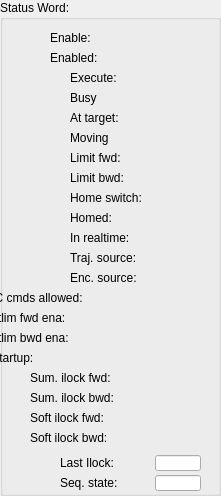
  <widget class="QGroupBox" name="groupBox_3">
   <property name="geometry">
    <rect>
     <x>230</x>
     <y>0</y>
     <width>221</width>
     <height>496</height>
    </rect>
   </property>
   <property name="title">
    <string>Status Word:</string>
   </property>
   <widget class="caLed" name="caled_67">
    <property name="geometry">
     <rect>
      <x>150</x>
      <y>330</y>
      <width>31</width>
      <height>16</height>
     </rect>
    </property>
    <property name="rectangular">
     <bool>true</bool>
    </property>
    <property name="gradientEnabled">
     <bool>false</bool>
    </property>
    <property name="ledWidth">
     <number>12</number>
    </property>
    <property name="ledHeight">
     <number>12</number>
    </property>
    <property name="channel" stdset="0">
     <string notr="true">$(DEV):$(Axis)-SftLimBwdEna-RB</string>
    </property>
    <property name="falseColor">
     <color>
      <red>160</red>
      <green>160</green>
      <blue>160</blue>
     </color>
    </property>
    <property name="trueColor">
     <color>
      <red>0</red>
      <green>85</green>
      <blue>0</blue>
     </color>
    </property>
   </widget>
   <widget class="caLed" name="caled_45">
    <property name="geometry">
     <rect>
      <x>150</x>
      <y>30</y>
      <width>31</width>
      <height>16</height>
     </rect>
    </property>
    <property name="rectangular">
     <bool>true</bool>
    </property>
    <property name="gradientEnabled">
     <bool>false</bool>
    </property>
    <property name="ledWidth">
     <number>12</number>
    </property>
    <property name="ledHeight">
     <number>12</number>
    </property>
    <property name="channel" stdset="0">
     <string notr="true">$(DEV):$(Axis)-EnaCmd-RB</string>
    </property>
    <property name="falseColor">
     <color>
      <red>160</red>
      <green>160</green>
      <blue>160</blue>
     </color>
    </property>
    <property name="trueColor">
     <color>
      <red>0</red>
      <green>85</green>
      <blue>0</blue>
     </color>
    </property>
   </widget>
   <widget class="caLabel" name="calabel_82">
    <property name="geometry">
     <rect>
      <x>70</x>
      <y>210</y>
      <width>71</width>
      <height>16</height>
     </rect>
    </property>
    <property name="maximumSize">
     <size>
      <width>16777215</width>
      <height>16</height>
     </size>
    </property>
    <property name="text">
     <string>Homed:</string>
    </property>
   </widget>
   <widget class="caLabel" name="calabel_83">
    <property name="geometry">
     <rect>
      <x>70</x>
      <y>230</y>
      <width>71</width>
      <height>16</height>
     </rect>
    </property>
    <property name="maximumSize">
     <size>
      <width>16777215</width>
      <height>16</height>
     </size>
    </property>
    <property name="text">
     <string>In realtime:</string>
    </property>
   </widget>
   <widget class="caLabel" name="calabel_77">
    <property name="geometry">
     <rect>
      <x>70</x>
      <y>110</y>
      <width>71</width>
      <height>16</height>
     </rect>
    </property>
    <property name="maximumSize">
     <size>
      <width>16777215</width>
      <height>16</height>
     </size>
    </property>
    <property name="text">
     <string>At target:</string>
    </property>
   </widget>
   <widget class="caLabel" name="calabel_78">
    <property name="geometry">
     <rect>
      <x>70</x>
      <y>130</y>
      <width>71</width>
      <height>16</height>
     </rect>
    </property>
    <property name="maximumSize">
     <size>
      <width>16777215</width>
      <height>16</height>
     </size>
    </property>
    <property name="text">
     <string>Moving</string>
    </property>
   </widget>
   <widget class="caLabel" name="calabel_84">
    <property name="geometry">
     <rect>
      <x>70</x>
      <y>250</y>
      <width>71</width>
      <height>16</height>
     </rect>
    </property>
    <property name="maximumSize">
     <size>
      <width>16777215</width>
      <height>16</height>
     </size>
    </property>
    <property name="text">
     <string>Traj. source:</string>
    </property>
   </widget>
   <widget class="caLed" name="caled_62">
    <property name="geometry">
     <rect>
      <x>150</x>
      <y>250</y>
      <width>31</width>
      <height>16</height>
     </rect>
    </property>
    <property name="rectangular">
     <bool>true</bool>
    </property>
    <property name="gradientEnabled">
     <bool>false</bool>
    </property>
    <property name="ledWidth">
     <number>12</number>
    </property>
    <property name="ledHeight">
     <number>12</number>
    </property>
    <property name="channel" stdset="0">
     <string notr="true">$(DEV):$(Axis)-TrjSrcTyp-RB</string>
    </property>
    <property name="falseColor">
     <color>
      <red>160</red>
      <green>160</green>
      <blue>160</blue>
     </color>
    </property>
    <property name="trueColor">
     <color>
      <red>0</red>
      <green>0</green>
      <blue>255</blue>
     </color>
    </property>
   </widget>
   <widget class="caLabel" name="calabel_88">
    <property name="geometry">
     <rect>
      <x>-20</x>
      <y>310</y>
      <width>161</width>
      <height>16</height>
     </rect>
    </property>
    <property name="maximumSize">
     <size>
      <width>16777215</width>
      <height>16</height>
     </size>
    </property>
    <property name="text">
     <string>Softlim fwd ena:</string>
    </property>
   </widget>
   <widget class="caLed" name="caled_54">
    <property name="geometry">
     <rect>
      <x>150</x>
      <y>90</y>
      <width>31</width>
      <height>16</height>
     </rect>
    </property>
    <property name="rectangular">
     <bool>true</bool>
    </property>
    <property name="gradientEnabled">
     <bool>false</bool>
    </property>
    <property name="ledWidth">
     <number>12</number>
    </property>
    <property name="ledHeight">
     <number>12</number>
    </property>
    <property name="channel" stdset="0">
     <string notr="true">$(DEV):$(Axis)-Busy</string>
    </property>
    <property name="falseColor">
     <color>
      <red>0</red>
      <green>85</green>
      <blue>0</blue>
     </color>
    </property>
    <property name="trueColor">
     <color>
      <red>255</red>
      <green>0</green>
      <blue>0</blue>
     </color>
    </property>
   </widget>
   <widget class="caLed" name="caled_56">
    <property name="geometry">
     <rect>
      <x>150</x>
      <y>130</y>
      <width>31</width>
      <height>16</height>
     </rect>
    </property>
    <property name="rectangular">
     <bool>true</bool>
    </property>
    <property name="gradientEnabled">
     <bool>false</bool>
    </property>
    <property name="ledWidth">
     <number>12</number>
    </property>
    <property name="ledHeight">
     <number>12</number>
    </property>
    <property name="channel" stdset="0">
     <string notr="true">$(DEV):$(Axis)-Moving</string>
    </property>
    <property name="falseColor">
     <color>
      <red>0</red>
      <green>85</green>
      <blue>0</blue>
     </color>
    </property>
    <property name="trueColor">
     <color>
      <red>255</red>
      <green>0</green>
      <blue>0</blue>
     </color>
    </property>
   </widget>
   <widget class="caLabel" name="calabel_73">
    <property name="geometry">
     <rect>
      <x>50</x>
      <y>50</y>
      <width>91</width>
      <height>16</height>
     </rect>
    </property>
    <property name="maximumSize">
     <size>
      <width>16777215</width>
      <height>16</height>
     </size>
    </property>
    <property name="text">
     <string>Enabled:</string>
    </property>
   </widget>
   <widget class="caLabel" name="calabel_87">
    <property name="geometry">
     <rect>
      <x>-20</x>
      <y>290</y>
      <width>161</width>
      <height>16</height>
     </rect>
    </property>
    <property name="maximumSize">
     <size>
      <width>16777215</width>
      <height>16</height>
     </size>
    </property>
    <property name="text">
     <string>PLC cmds allowed:</string>
    </property>
   </widget>
   <widget class="caLabel" name="calabel_81">
    <property name="geometry">
     <rect>
      <x>70</x>
      <y>190</y>
      <width>71</width>
      <height>16</height>
     </rect>
    </property>
    <property name="maximumSize">
     <size>
      <width>16777215</width>
      <height>16</height>
     </size>
    </property>
    <property name="text">
     <string>Home switch:</string>
    </property>
   </widget>
   <widget class="caLed" name="caled_57">
    <property name="geometry">
     <rect>
      <x>150</x>
      <y>150</y>
      <width>31</width>
      <height>16</height>
     </rect>
    </property>
    <property name="rectangular">
     <bool>true</bool>
    </property>
    <property name="gradientEnabled">
     <bool>false</bool>
    </property>
    <property name="ledWidth">
     <number>12</number>
    </property>
    <property name="ledHeight">
     <number>12</number>
    </property>
    <property name="channel" stdset="0">
     <string notr="true">$(DEV):$(Axis)-LimFwd</string>
    </property>
    <property name="falseColor">
     <color>
      <red>255</red>
      <green>0</green>
      <blue>0</blue>
     </color>
    </property>
    <property name="trueColor">
     <color>
      <red>0</red>
      <green>85</green>
      <blue>0</blue>
     </color>
    </property>
   </widget>
   <widget class="caLed" name="caled_65">
    <property name="geometry">
     <rect>
      <x>150</x>
      <y>290</y>
      <width>31</width>
      <height>16</height>
     </rect>
    </property>
    <property name="rectangular">
     <bool>true</bool>
    </property>
    <property name="gradientEnabled">
     <bool>false</bool>
    </property>
    <property name="ledWidth">
     <number>12</number>
    </property>
    <property name="ledHeight">
     <number>12</number>
    </property>
    <property name="channel" stdset="0">
     <string notr="true">$(DEV):$(Axis)-CmdFrmPLCCmd-RB</string>
    </property>
    <property name="falseColor">
     <color>
      <red>160</red>
      <green>160</green>
      <blue>160</blue>
     </color>
    </property>
    <property name="trueColor">
     <color>
      <red>0</red>
      <green>0</green>
      <blue>255</blue>
     </color>
    </property>
   </widget>
   <widget class="caLed" name="caled_61">
    <property name="geometry">
     <rect>
      <x>150</x>
      <y>230</y>
      <width>31</width>
      <height>16</height>
     </rect>
    </property>
    <property name="rectangular">
     <bool>true</bool>
    </property>
    <property name="gradientEnabled">
     <bool>false</bool>
    </property>
    <property name="ledWidth">
     <number>12</number>
    </property>
    <property name="ledHeight">
     <number>12</number>
    </property>
    <property name="channel" stdset="0">
     <string notr="true">$(DEV):$(Axis)-InRT</string>
    </property>
    <property name="falseColor">
     <color>
      <red>160</red>
      <green>160</green>
      <blue>160</blue>
     </color>
    </property>
    <property name="trueColor">
     <color>
      <red>0</red>
      <green>85</green>
      <blue>0</blue>
     </color>
    </property>
   </widget>
   <widget class="caLabel" name="calabel_74">
    <property name="geometry">
     <rect>
      <x>70</x>
      <y>70</y>
      <width>71</width>
      <height>16</height>
     </rect>
    </property>
    <property name="maximumSize">
     <size>
      <width>16777215</width>
      <height>16</height>
     </size>
    </property>
    <property name="text">
     <string>Execute:</string>
    </property>
   </widget>
   <widget class="caLed" name="caled_52">
    <property name="geometry">
     <rect>
      <x>150</x>
      <y>50</y>
      <width>31</width>
      <height>16</height>
     </rect>
    </property>
    <property name="rectangular">
     <bool>true</bool>
    </property>
    <property name="gradientEnabled">
     <bool>false</bool>
    </property>
    <property name="ledWidth">
     <number>12</number>
    </property>
    <property name="ledHeight">
     <number>12</number>
    </property>
    <property name="channel" stdset="0">
     <string notr="true">$(DEV):$(Axis)-EnaAct</string>
    </property>
    <property name="falseColor">
     <color>
      <red>160</red>
      <green>160</green>
      <blue>160</blue>
     </color>
    </property>
    <property name="trueColor">
     <color>
      <red>0</red>
      <green>85</green>
      <blue>0</blue>
     </color>
    </property>
   </widget>
   <widget class="caLabel" name="calabel_80">
    <property name="geometry">
     <rect>
      <x>70</x>
      <y>170</y>
      <width>71</width>
      <height>16</height>
     </rect>
    </property>
    <property name="maximumSize">
     <size>
      <width>16777215</width>
      <height>16</height>
     </size>
    </property>
    <property name="text">
     <string>Limit bwd:</string>
    </property>
   </widget>
   <widget class="caLed" name="caled_55">
    <property name="geometry">
     <rect>
      <x>150</x>
      <y>110</y>
      <width>31</width>
      <height>16</height>
     </rect>
    </property>
    <property name="rectangular">
     <bool>true</bool>
    </property>
    <property name="gradientEnabled">
     <bool>false</bool>
    </property>
    <property name="ledWidth">
     <number>12</number>
    </property>
    <property name="ledHeight">
     <number>12</number>
    </property>
    <property name="channel" stdset="0">
     <string notr="true">$(DEV):$(Axis)-AtTarget</string>
    </property>
    <property name="falseColor">
     <color>
      <red>160</red>
      <green>160</green>
      <blue>160</blue>
     </color>
    </property>
    <property name="trueColor">
     <color>
      <red>0</red>
      <green>85</green>
      <blue>0</blue>
     </color>
    </property>
   </widget>
   <widget class="caByteController" name="cabytecontroller">
    <property name="geometry">
     <rect>
      <x>180</x>
      <y>30</y>
      <width>20</width>
      <height>416</height>
     </rect>
    </property>
    <property name="channel" stdset="0">
     <string notr="true">$(DEV):$(Axis)-Stat</string>
    </property>
    <property name="endBit">
     <number>20</number>
    </property>
   </widget>
   <widget class="caLed" name="caled_66">
    <property name="geometry">
     <rect>
      <x>150</x>
      <y>310</y>
      <width>31</width>
      <height>16</height>
     </rect>
    </property>
    <property name="rectangular">
     <bool>true</bool>
    </property>
    <property name="gradientEnabled">
     <bool>false</bool>
    </property>
    <property name="ledWidth">
     <number>12</number>
    </property>
    <property name="ledHeight">
     <number>12</number>
    </property>
    <property name="channel" stdset="0">
     <string notr="true">$(DEV):$(Axis)-SftLimFwdEna-RB</string>
    </property>
    <property name="falseColor">
     <color>
      <red>160</red>
      <green>160</green>
      <blue>160</blue>
     </color>
    </property>
    <property name="trueColor">
     <color>
      <red>0</red>
      <green>85</green>
      <blue>0</blue>
     </color>
    </property>
   </widget>
   <widget class="caLed" name="caled_59">
    <property name="geometry">
     <rect>
      <x>150</x>
      <y>190</y>
      <width>31</width>
      <height>16</height>
     </rect>
    </property>
    <property name="rectangular">
     <bool>true</bool>
    </property>
    <property name="gradientEnabled">
     <bool>false</bool>
    </property>
    <property name="ledWidth">
     <number>12</number>
    </property>
    <property name="ledHeight">
     <number>12</number>
    </property>
    <property name="channel" stdset="0">
     <string notr="true">$(DEV):$(Axis)-HomeSwitch</string>
    </property>
    <property name="falseColor">
     <color>
      <red>160</red>
      <green>160</green>
      <blue>160</blue>
     </color>
    </property>
    <property name="trueColor">
     <color>
      <red>0</red>
      <green>85</green>
      <blue>0</blue>
     </color>
    </property>
   </widget>
   <widget class="caLed" name="caled_58">
    <property name="geometry">
     <rect>
      <x>150</x>
      <y>170</y>
      <width>31</width>
      <height>16</height>
     </rect>
    </property>
    <property name="rectangular">
     <bool>true</bool>
    </property>
    <property name="gradientEnabled">
     <bool>false</bool>
    </property>
    <property name="ledWidth">
     <number>12</number>
    </property>
    <property name="ledHeight">
     <number>12</number>
    </property>
    <property name="channel" stdset="0">
     <string notr="true">$(DEV):$(Axis)-LimBwd</string>
    </property>
    <property name="falseColor">
     <color>
      <red>255</red>
      <green>0</green>
      <blue>0</blue>
     </color>
    </property>
    <property name="trueColor">
     <color>
      <red>0</red>
      <green>85</green>
      <blue>0</blue>
     </color>
    </property>
   </widget>
   <widget class="caLabel" name="calabel_72">
    <property name="geometry">
     <rect>
      <x>50</x>
      <y>30</y>
      <width>91</width>
      <height>16</height>
     </rect>
    </property>
    <property name="maximumSize">
     <size>
      <width>16777215</width>
      <height>16</height>
     </size>
    </property>
    <property name="text">
     <string>Enable:</string>
    </property>
   </widget>
   <widget class="caLabel" name="calabel_76">
    <property name="geometry">
     <rect>
      <x>70</x>
      <y>90</y>
      <width>71</width>
      <height>16</height>
     </rect>
    </property>
    <property name="maximumSize">
     <size>
      <width>16777215</width>
      <height>16</height>
     </size>
    </property>
    <property name="text">
     <string>Busy</string>
    </property>
   </widget>
   <widget class="caLed" name="caled_60">
    <property name="geometry">
     <rect>
      <x>150</x>
      <y>210</y>
      <width>31</width>
      <height>16</height>
     </rect>
    </property>
    <property name="rectangular">
     <bool>true</bool>
    </property>
    <property name="gradientEnabled">
     <bool>false</bool>
    </property>
    <property name="ledWidth">
     <number>12</number>
    </property>
    <property name="ledHeight">
     <number>12</number>
    </property>
    <property name="channel" stdset="0">
     <string notr="true">$(DEV):$(Axis)-Homed</string>
    </property>
    <property name="falseColor">
     <color>
      <red>255</red>
      <green>0</green>
      <blue>0</blue>
     </color>
    </property>
    <property name="trueColor">
     <color>
      <red>0</red>
      <green>85</green>
      <blue>0</blue>
     </color>
    </property>
   </widget>
   <widget class="caLabel" name="calabel_85">
    <property name="geometry">
     <rect>
      <x>70</x>
      <y>270</y>
      <width>71</width>
      <height>16</height>
     </rect>
    </property>
    <property name="maximumSize">
     <size>
      <width>16777215</width>
      <height>16</height>
     </size>
    </property>
    <property name="text">
     <string>Enc. source:</string>
    </property>
   </widget>
   <widget class="caLabel" name="calabel_89">
    <property name="geometry">
     <rect>
      <x>-20</x>
      <y>330</y>
      <width>161</width>
      <height>16</height>
     </rect>
    </property>
    <property name="maximumSize">
     <size>
      <width>16777215</width>
      <height>16</height>
     </size>
    </property>
    <property name="text">
     <string>Softlim bwd ena:</string>
    </property>
   </widget>
   <widget class="caLed" name="caled_63">
    <property name="geometry">
     <rect>
      <x>150</x>
      <y>270</y>
      <width>31</width>
      <height>16</height>
     </rect>
    </property>
    <property name="rectangular">
     <bool>true</bool>
    </property>
    <property name="gradientEnabled">
     <bool>false</bool>
    </property>
    <property name="ledWidth">
     <number>12</number>
    </property>
    <property name="ledHeight">
     <number>12</number>
    </property>
    <property name="channel" stdset="0">
     <string notr="true">$(DEV):$(Axis)-EncSrcTyp-RB</string>
    </property>
    <property name="falseColor">
     <color>
      <red>160</red>
      <green>160</green>
      <blue>160</blue>
     </color>
    </property>
    <property name="trueColor">
     <color>
      <red>0</red>
      <green>0</green>
      <blue>255</blue>
     </color>
    </property>
   </widget>
   <widget class="caLabel" name="calabel_79">
    <property name="geometry">
     <rect>
      <x>70</x>
      <y>150</y>
      <width>71</width>
      <height>16</height>
     </rect>
    </property>
    <property name="maximumSize">
     <size>
      <width>16777215</width>
      <height>16</height>
     </size>
    </property>
    <property name="text">
     <string>Limit fwd:</string>
    </property>
   </widget>
   <widget class="caLed" name="caled_53">
    <property name="geometry">
     <rect>
      <x>150</x>
      <y>70</y>
      <width>31</width>
      <height>16</height>
     </rect>
    </property>
    <property name="rectangular">
     <bool>true</bool>
    </property>
    <property name="gradientEnabled">
     <bool>false</bool>
    </property>
    <property name="ledWidth">
     <number>12</number>
    </property>
    <property name="ledHeight">
     <number>12</number>
    </property>
    <property name="channel" stdset="0">
     <string notr="true">$(DEV):$(Axis)-ExeCmd-RB</string>
    </property>
    <property name="falseColor">
     <color>
      <red>160</red>
      <green>160</green>
      <blue>160</blue>
     </color>
    </property>
    <property name="trueColor">
     <color>
      <red>0</red>
      <green>85</green>
      <blue>0</blue>
     </color>
    </property>
   </widget>
   <widget class="caLabel" name="calabel_64">
    <property name="geometry">
     <rect>
      <x>60</x>
      <y>455</y>
      <width>80</width>
      <height>16</height>
     </rect>
    </property>
    <property name="maximumSize">
     <size>
      <width>16777215</width>
      <height>16</height>
     </size>
    </property>
    <property name="text">
     <string>Last Ilock:</string>
    </property>
   </widget>
   <widget class="caLineEdit" name="calineedit_37">
    <property name="geometry">
     <rect>
      <x>155</x>
      <y>455</y>
      <width>46</width>
      <height>16</height>
     </rect>
    </property>
    <property name="maximumSize">
     <size>
      <width>16777215</width>
      <height>18</height>
     </size>
    </property>
    <property name="alignment">
     <set>Qt::AlignRight|Qt::AlignTrailing|Qt::AlignVCenter</set>
    </property>
    <property name="channel" stdset="0">
     <string>$(DEV):$(Axis)-LastIlock</string>
    </property>
    <property name="background">
     <color alpha="222">
      <red>192</red>
      <green>192</green>
      <blue>192</blue>
     </color>
    </property>
    <property name="colorMode">
     <enum>caLineEdit::Static</enum>
    </property>
    <property name="precisionMode">
     <enum>caLineEdit::Channel</enum>
    </property>
    <property name="limitsMode">
     <enum>caLineEdit::User</enum>
    </property>
    <property name="unitsEnabled">
     <bool>true</bool>
    </property>
   </widget>
   <widget class="caLabel" name="calabel_65">
    <property name="geometry">
     <rect>
      <x>60</x>
      <y>475</y>
      <width>80</width>
      <height>16</height>
     </rect>
    </property>
    <property name="maximumSize">
     <size>
      <width>16777215</width>
      <height>16</height>
     </size>
    </property>
    <property name="text">
     <string>Seq. state:</string>
    </property>
   </widget>
   <widget class="caLineEdit" name="calineedit_38">
    <property name="geometry">
     <rect>
      <x>155</x>
      <y>475</y>
      <width>46</width>
      <height>16</height>
     </rect>
    </property>
    <property name="maximumSize">
     <size>
      <width>16777215</width>
      <height>18</height>
     </size>
    </property>
    <property name="alignment">
     <set>Qt::AlignRight|Qt::AlignTrailing|Qt::AlignVCenter</set>
    </property>
    <property name="channel" stdset="0">
     <string>$(DEV):$(Axis)-SeqState</string>
    </property>
    <property name="background">
     <color alpha="222">
      <red>192</red>
      <green>192</green>
      <blue>192</blue>
     </color>
    </property>
    <property name="colorMode">
     <enum>caLineEdit::Static</enum>
    </property>
    <property name="precisionMode">
     <enum>caLineEdit::Channel</enum>
    </property>
    <property name="limitsMode">
     <enum>caLineEdit::User</enum>
    </property>
    <property name="unitsEnabled">
     <bool>true</bool>
    </property>
   </widget>
   <widget class="caLed" name="caled_77">
    <property name="geometry">
     <rect>
      <x>150</x>
      <y>350</y>
      <width>31</width>
      <height>16</height>
     </rect>
    </property>
    <property name="rectangular">
     <bool>true</bool>
    </property>
    <property name="gradientEnabled">
     <bool>false</bool>
    </property>
    <property name="ledWidth">
     <number>12</number>
    </property>
    <property name="ledHeight">
     <number>12</number>
    </property>
    <property name="channel" stdset="0">
     <string notr="true">$(DEV):$(Axis)-InStartup</string>
    </property>
    <property name="falseColor">
     <color>
      <red>160</red>
      <green>160</green>
      <blue>160</blue>
     </color>
    </property>
    <property name="trueColor">
     <color>
      <red>0</red>
      <green>85</green>
      <blue>0</blue>
     </color>
    </property>
   </widget>
   <widget class="caLabel" name="calabel_90">
    <property name="geometry">
     <rect>
      <x>-20</x>
      <y>350</y>
      <width>161</width>
      <height>16</height>
     </rect>
    </property>
    <property name="maximumSize">
     <size>
      <width>16777215</width>
      <height>16</height>
     </size>
    </property>
    <property name="text">
     <string>In startup:</string>
    </property>
   </widget>
   <widget class="caLed" name="caled_87">
    <property name="geometry">
     <rect>
      <x>150</x>
      <y>370</y>
      <width>31</width>
      <height>16</height>
     </rect>
    </property>
    <property name="rectangular">
     <bool>true</bool>
    </property>
    <property name="gradientEnabled">
     <bool>false</bool>
    </property>
    <property name="ledWidth">
     <number>12</number>
    </property>
    <property name="ledHeight">
     <number>12</number>
    </property>
    <property name="channel" stdset="0">
     <string notr="true">$(DEV):$(Axis)-SumIlockFwd</string>
    </property>
    <property name="falseColor">
     <color>
      <red>0</red>
      <green>85</green>
      <blue>0</blue>
     </color>
    </property>
    <property name="trueColor">
     <color>
      <red>255</red>
      <green>0</green>
      <blue>0</blue>
     </color>
    </property>
   </widget>
   <widget class="caLabel" name="calabel_91">
    <property name="geometry">
     <rect>
      <x>30</x>
      <y>370</y>
      <width>111</width>
      <height>16</height>
     </rect>
    </property>
    <property name="maximumSize">
     <size>
      <width>16777215</width>
      <height>16</height>
     </size>
    </property>
    <property name="text">
     <string>Sum. ilock fwd:</string>
    </property>
   </widget>
   <widget class="caLabel" name="calabel_92">
    <property name="geometry">
     <rect>
      <x>30</x>
      <y>390</y>
      <width>111</width>
      <height>16</height>
     </rect>
    </property>
    <property name="maximumSize">
     <size>
      <width>16777215</width>
      <height>16</height>
     </size>
    </property>
    <property name="text">
     <string>Sum. ilock bwd:</string>
    </property>
   </widget>
   <widget class="caLed" name="caled_88">
    <property name="geometry">
     <rect>
      <x>150</x>
      <y>390</y>
      <width>31</width>
      <height>16</height>
     </rect>
    </property>
    <property name="rectangular">
     <bool>true</bool>
    </property>
    <property name="gradientEnabled">
     <bool>false</bool>
    </property>
    <property name="ledWidth">
     <number>12</number>
    </property>
    <property name="ledHeight">
     <number>12</number>
    </property>
    <property name="channel" stdset="0">
     <string notr="true">$(DEV):$(Axis)-SumIlockBwd</string>
    </property>
    <property name="falseColor">
     <color>
      <red>0</red>
      <green>85</green>
      <blue>0</blue>
     </color>
    </property>
    <property name="trueColor">
     <color>
      <red>255</red>
      <green>0</green>
      <blue>0</blue>
     </color>
    </property>
   </widget>
   <widget class="caLed" name="caled_89">
    <property name="geometry">
     <rect>
      <x>150</x>
      <y>410</y>
      <width>31</width>
      <height>16</height>
     </rect>
    </property>
    <property name="rectangular">
     <bool>true</bool>
    </property>
    <property name="gradientEnabled">
     <bool>false</bool>
    </property>
    <property name="ledWidth">
     <number>12</number>
    </property>
    <property name="ledHeight">
     <number>12</number>
    </property>
    <property name="channel" stdset="0">
     <string notr="true">$(DEV):$(Axis)-SftLimFwdIlock</string>
    </property>
    <property name="falseColor">
     <color>
      <red>0</red>
      <green>85</green>
      <blue>0</blue>
     </color>
    </property>
    <property name="trueColor">
     <color>
      <red>255</red>
      <green>0</green>
      <blue>0</blue>
     </color>
    </property>
   </widget>
   <widget class="caLed" name="caled_90">
    <property name="geometry">
     <rect>
      <x>150</x>
      <y>430</y>
      <width>31</width>
      <height>16</height>
     </rect>
    </property>
    <property name="rectangular">
     <bool>true</bool>
    </property>
    <property name="gradientEnabled">
     <bool>false</bool>
    </property>
    <property name="ledWidth">
     <number>12</number>
    </property>
    <property name="ledHeight">
     <number>12</number>
    </property>
    <property name="channel" stdset="0">
     <string notr="true">$(DEV):$(Axis)-SftLimBwdIlock</string>
    </property>
    <property name="falseColor">
     <color>
      <red>0</red>
      <green>85</green>
      <blue>0</blue>
     </color>
    </property>
    <property name="trueColor">
     <color>
      <red>255</red>
      <green>0</green>
      <blue>0</blue>
     </color>
    </property>
   </widget>
   <widget class="caLabel" name="calabel_93">
    <property name="geometry">
     <rect>
      <x>30</x>
      <y>410</y>
      <width>111</width>
      <height>16</height>
     </rect>
    </property>
    <property name="maximumSize">
     <size>
      <width>16777215</width>
      <height>16</height>
     </size>
    </property>
    <property name="text">
     <string>Soft ilock fwd:</string>
    </property>
   </widget>
   <widget class="caLabel" name="calabel_94">
    <property name="geometry">
     <rect>
      <x>30</x>
      <y>430</y>
      <width>111</width>
      <height>16</height>
     </rect>
    </property>
    <property name="maximumSize">
     <size>
      <width>16777215</width>
      <height>16</height>
     </size>
    </property>
    <property name="text">
     <string>Soft ilock bwd:</string>
    </property>
   </widget>
  </widget>
